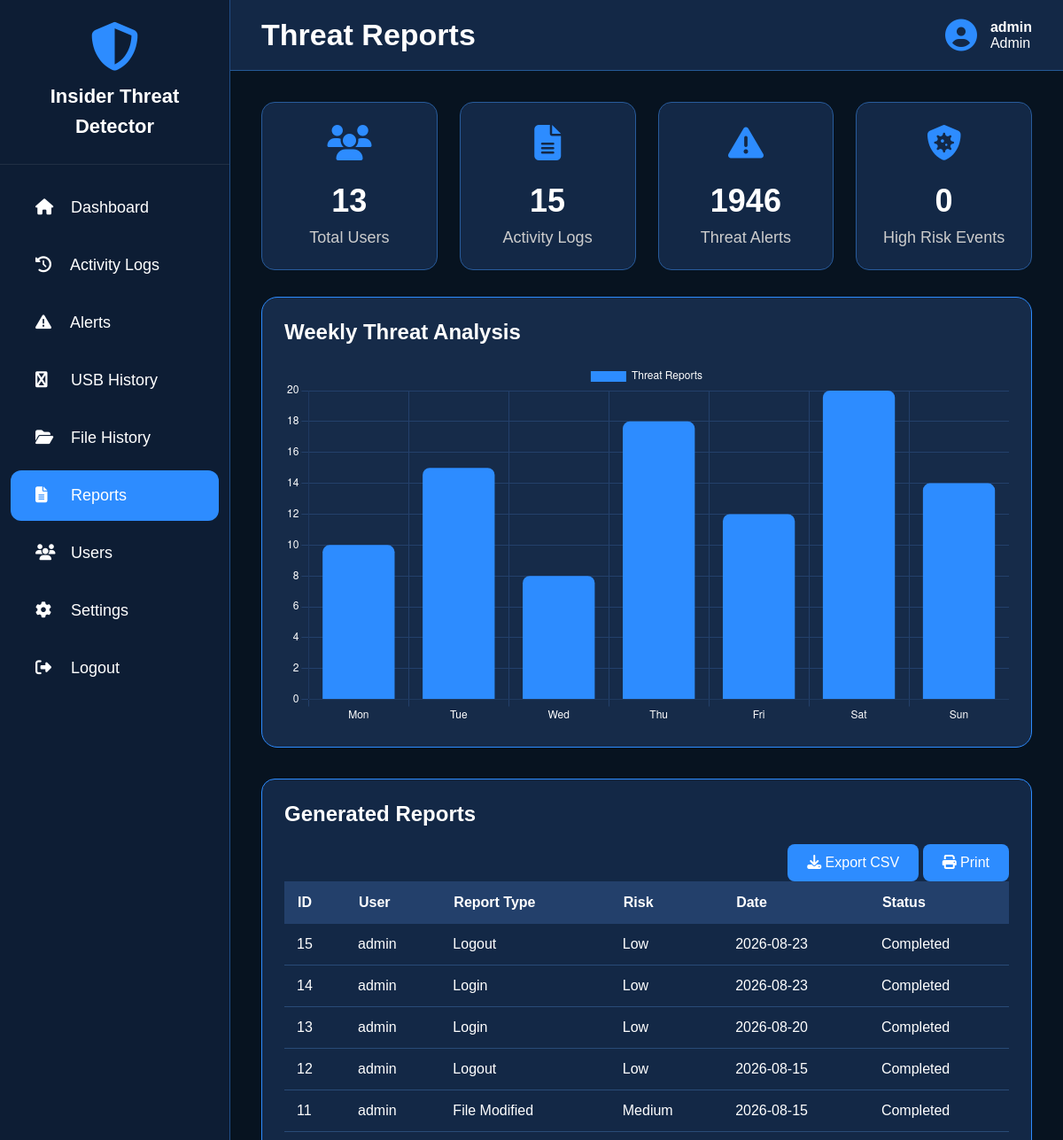
The app's page /reports (signed in, upper part), older data.
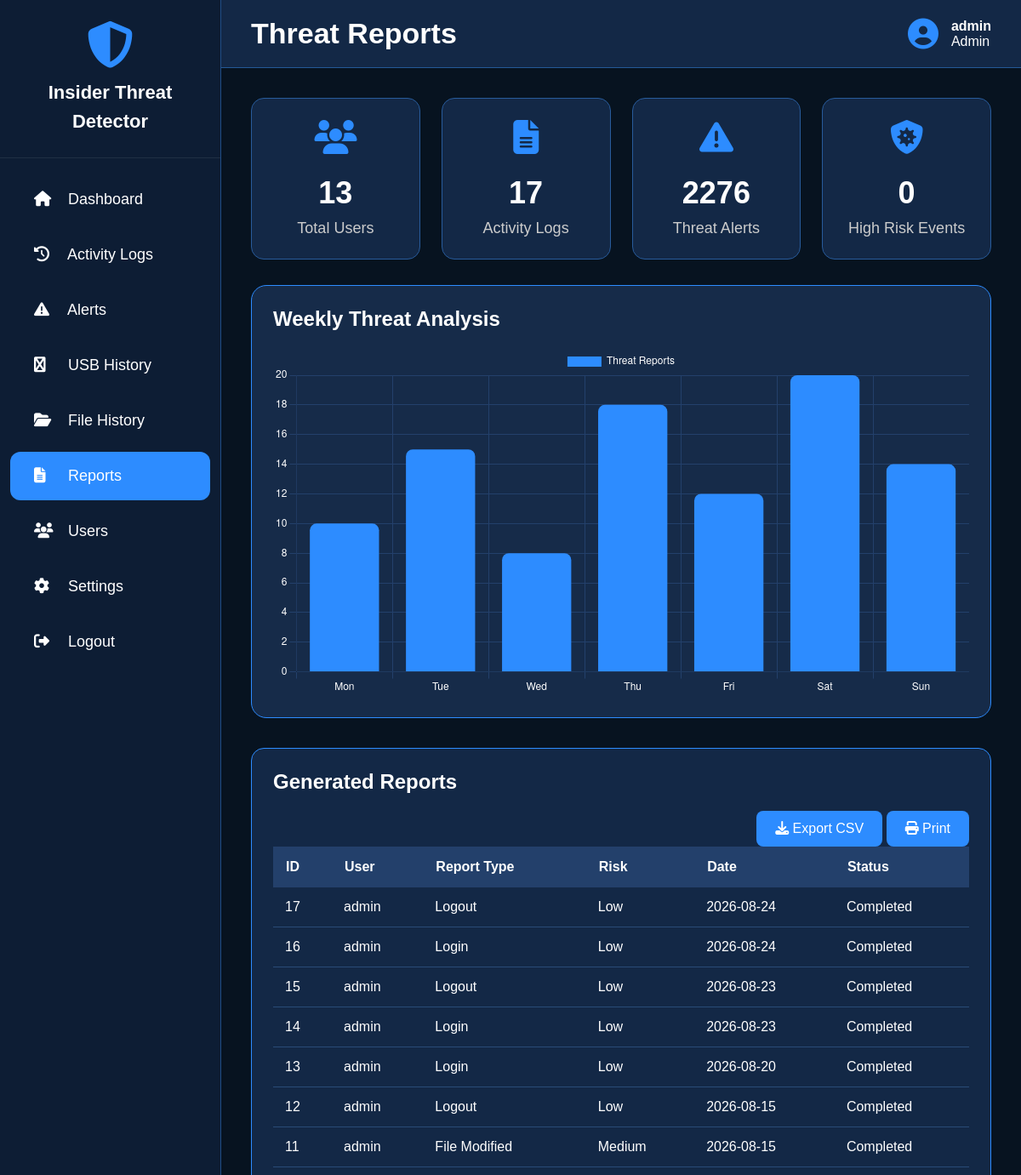
The same page, newer data.
### tables this page shows
CREATE TABLE activity_logs(
        id INTEGER PRIMARY KEY AUTOINCREMENT,
        username TEXT,
        activity TEXT,
        details TEXT,
        risk_level TEXT,
        date TEXT,
        time TEXT
    );

### app.py (the view)
@app.route("/reports")
def reports():
    if "username" not in session:
        return redirect("/")
    conn = get_db()
    cur = conn.cursor()
    cur.execute("SELECT COUNT(*) FROM users")
    total_users = cur.fetchone()[0]
    cur.execute("SELECT COUNT(*) FROM activity_logs")
    total_logs = cur.fetchone()[0]
    cur.execute("SELECT COUNT(*) FROM alerts")
    total_alerts = cur.fetchone()[0]
    cur.execute("""
        SELECT COUNT(*)
        FROM activity_logs
        WHERE risk_level='High'
    """)
    high_risk = cur.fetchone()[0]
    cur.execute("""
        SELECT
            id,
            username,
            activity AS report_type,
            risk_level,
            date,
            'Completed' AS status
        FROM activity_logs
        ORDER BY id DESC
    """)
    reports = cur.fetchall()
    conn.close()
    return render_template(
        "reports.html",
        username=session["username"],
        role=session["role"],
        total_users=total_users,
        total_logs=total_logs,
        total_alerts=total_alerts,
        high_risk=high_risk,
        reports=reports
    )

### app.py (called while the page is built)
def get_db():
    conn = sqlite3.connect(DATABASE)
    conn.row_factory = sqlite3.Row
    return conn

### templates/reports.html (shortened to what the changed rows need)
<!DOCTYPE html>
<html lang="en">
<head>
<link rel="stylesheet"
href="https://cdnjs.cloudflare.com/ajax/libs/font-awesome/6.5.2/css/all.min.css">
</head>
<body>
<div class="sidebar">
<div class="logo">
<h2>Insider Threat Detector</h2>
</div>
</div>
<div class="main">
<div class="header">
<h1>Threat Reports</h1>
</div>
<div class="content">
<div class="cards">
<div class="card">
<h2>{{total_users}}</h2>
</div>
<div class="card">
<i class="fa-solid fa-file-lines"></i>
<h2>{{total_logs}}</h2>
<p>Activity Logs</p>
</div>
<div class="card">
<i class="fa-solid fa-triangle-exclamation"></i>
<h2>{{total_alerts}}</h2>
<p>Threat Alerts</p>
</div>
<div class="card">
<h2>{{high_risk}}</h2>
</div>
</div>
<div class="chart-box">
<h2>Weekly Threat Analysis</h2>
</div>
<div class="table-box">
<h2>Generated Reports </h2>
<table id="reportTable">
<thead>
<tr>
<th>ID</th>
<th>User</th>
<th>Report Type</th>
<th>Risk</th>
<th>Date</th>
<th>Status</th>
</tr>
</thead>
<tbody>
{% for report in reports %}
<tr>
<td>{{report.id}}</td>
<td>{{report.username}}</td>
<td>{{report.report_type}}</td>
<td>{{report.risk_level}}</td>
<td>{{report.date}}</td>
<td>{{report.status}}</td>
</tr>
{% endfor %}
</tbody>
</table>
</div>
</div>
</div>
<script>
const ctx=document.getElementById("reportChart");
new Chart(ctx,{
type:"bar",
data:{
labels:["Mon","Tue","Wed","Thu","Fri","Sat","Sun"],
datasets:[{
label:"Threat Reports",
data:[10,15,8,18,12,20,14],
backgroundColor:"#2d8cff",
borderRadius:8
}]
},
options:{
responsive:true,
plugins:{
legend:{
labels:{
color:"white"
}
}
},
scales:{
x:{
ticks:{color:"white"},
grid:{color:"#23406b"}
},
y:{
ticks:{color:"white"},
grid:{color:"#23406b"}
}
}
}
});
function exportCSV(){
let csv=[];
let rows=document.querySelectorAll("#reportTable tr");
rows.forEach(function(row){
let cols=row.querySelectorAll("td,th");
let data=[];
cols.forEach(function(col){
data.push(col.innerText);
});
csv.push(data.join(","));
});
let blob=new Blob([csv.join("\n")],{type:"text/csv"});
let link=document.createElement("a");
link.download="Threat_Report.csv";
link.href=window.URL.createObjectURL(blob);
link.click();
}
</script>
</body>
</html>

Row changes from the older to the newer data that the page shows:
added activity_logs: id "17", username "admin", report_type "Logout", risk_level "Low", date "2026-08-24", status "Completed"
added activity_logs: id "16", username "admin", report_type "Login", risk_level "Low", date "2026-08-24", status "Completed"
Text that changed along with them:
{{ total_logs }}: "15" → "17"
{{ total_alerts }}: "1946" → "2276"
